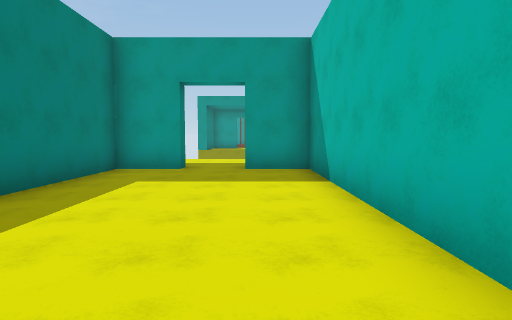
View 1 (above)

12 first-person views from a walk through a 3-D level made in the Unity game engine. The camera is 1.5 m above the floor, tilts 4° down and sees 75° across. Doors are open. The floor is counted in squares, 2 m on a side. Each view is taken from the middle of a square. On the plan, view 1 faces up. The plan holds only what a view shows up to about 11 squares ahead; the rest is blank. The place goes on beyond the plan. The player is left out. Surface patterns are stand-ins for the level's own textures.

View 2
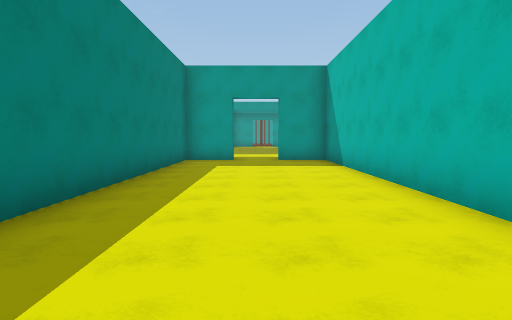

View 3
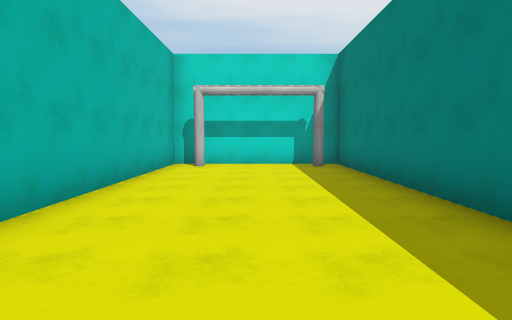

View 4
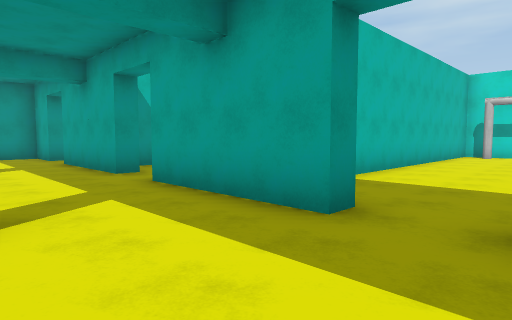

View 5
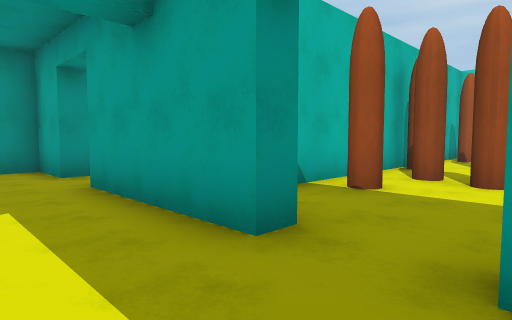

View 6
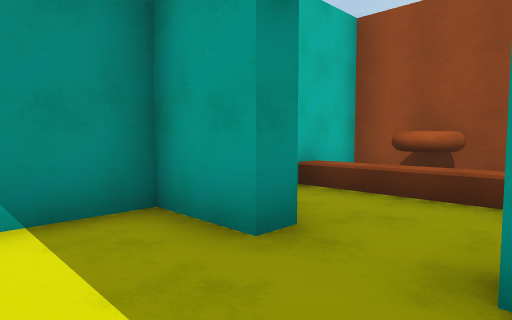

View 7
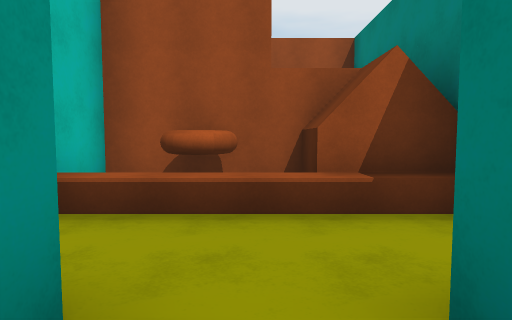

View 8
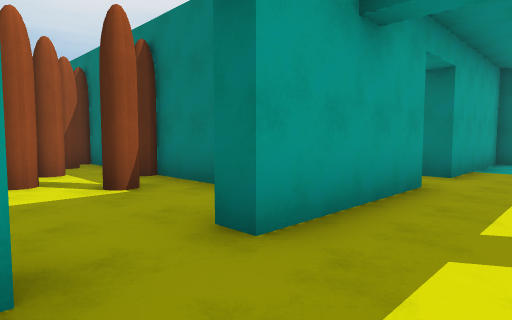

View 9
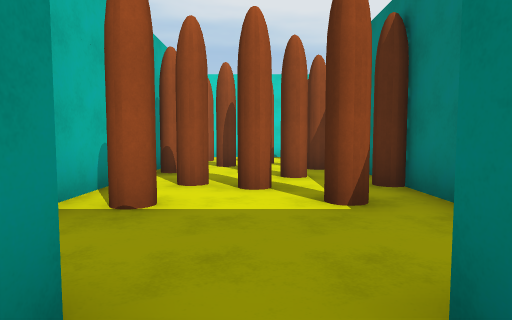

View 10
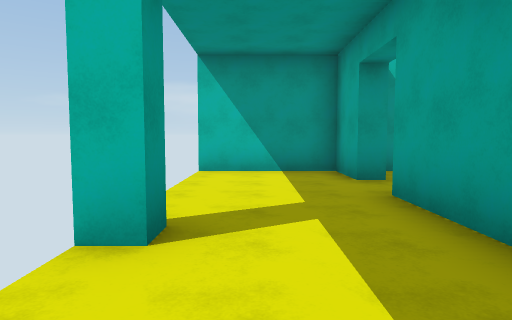

View 11
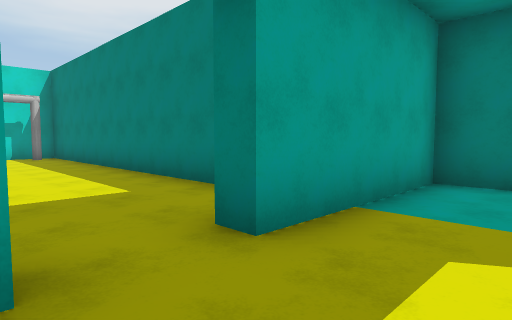

View 12
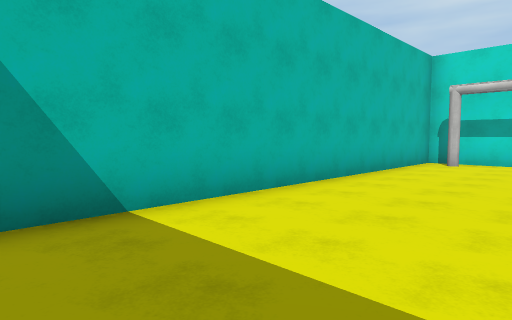

### Floor plan
Key: @ floor where view 1 was taken; # wall or solid block; x gap in a wall; . floor; D open door; = window, fence, low wall or low ledge; ^ raised ledge.
Columns run from 6 left of view 1 to 12 right of it. Each row starts with its distance up from view 1.
 11     ....   ..#....x
 10   ................#
  9 #.................#
  8 #####.####D####D###
  7   #.....#....#....#
  6   #.....#....#....#
  5   #.....##.####^#=#
  4   #.....#.########
  3   #.....##
  2   #.....#
  1   #.....#
  0   #...@.#
 -1   #.....#
 -2   #.....#
 -3   ##....#
 -4    ######

Where each view was taken, in squares from view 1:
view 1: 0 up, 0 right, facing up
view 2: 3 down, 1 left, facing up
view 3: 6 up, 1 left, facing down
view 4: 11 up, 2 left, facing down-right
view 5: 10 up, 3 right, facing down-right
view 6: 10 up, 8 right, facing down-right
view 7: 9 up, 9 right, facing down
view 8: 10 up, 5 right, facing down-left
view 9: 9 up, 4 right, facing down
view 10: 10 up, 4 right, facing right
view 11: 10 up, 0 right, facing down-left
view 12: 7 up, 2 left, facing down-right
